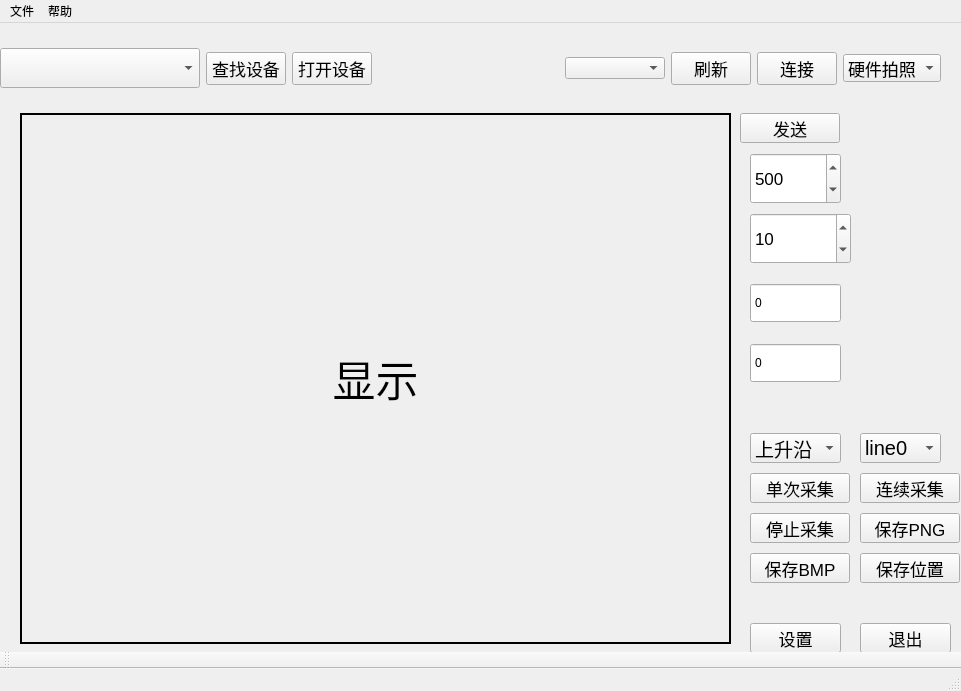
<?xml version="1.0" encoding="UTF-8"?>
<ui version="4.0">
 <class>control_window</class>
 <widget class="QMainWindow" name="control_window">
  <property name="geometry">
   <rect>
    <x>0</x>
    <y>0</y>
    <width>961</width>
    <height>691</height>
   </rect>
  </property>
  <property name="minimumSize">
   <size>
    <width>961</width>
    <height>691</height>
   </size>
  </property>
  <property name="windowTitle">
   <string>MainWindow</string>
  </property>
  <widget class="QWidget" name="centralwidget">
   <widget class="QPushButton" name="Advanced_Button">
    <property name="geometry">
     <rect>
      <x>750</x>
      <y>600</y>
      <width>91</width>
      <height>30</height>
     </rect>
    </property>
    <property name="font">
     <font>
      <pointsize>13</pointsize>
     </font>
    </property>
    <property name="text">
     <string>设置</string>
    </property>
   </widget>
   <widget class="QWidget" name="gridLayoutWidget">
    <property name="geometry">
     <rect>
      <x>20</x>
      <y>90</y>
      <width>711</width>
      <height>531</height>
     </rect>
    </property>
    <layout class="QGridLayout" name="gridLayout">
     <item row="0" column="0">
      <widget class="QLabel" name="label_show_">
       <property name="font">
        <font>
         <pointsize>32</pointsize>
        </font>
       </property>
       <property name="frameShape">
        <enum>QFrame::Shape::Box</enum>
       </property>
       <property name="lineWidth">
        <number>2</number>
       </property>
       <property name="text">
        <string>显示</string>
       </property>
       <property name="textFormat">
        <enum>Qt::TextFormat::PlainText</enum>
       </property>
       <property name="alignment">
        <set>Qt::AlignmentFlag::AlignCenter</set>
       </property>
      </widget>
     </item>
    </layout>
   </widget>
   <widget class="QPushButton" name="single_acquisition">
    <property name="geometry">
     <rect>
      <x>750</x>
      <y>450</y>
      <width>100</width>
      <height>30</height>
     </rect>
    </property>
    <property name="font">
     <font>
      <pointsize>13</pointsize>
     </font>
    </property>
    <property name="text">
     <string>单次采集</string>
    </property>
   </widget>
   <widget class="QPushButton" name="continuous_acquisition">
    <property name="geometry">
     <rect>
      <x>860</x>
      <y>450</y>
      <width>100</width>
      <height>30</height>
     </rect>
    </property>
    <property name="font">
     <font>
      <pointsize>13</pointsize>
     </font>
    </property>
    <property name="text">
     <string>连续采集</string>
    </property>
   </widget>
   <widget class="QPushButton" name="stops_acquisition">
    <property name="geometry">
     <rect>
      <x>750</x>
      <y>490</y>
      <width>100</width>
      <height>30</height>
     </rect>
    </property>
    <property name="font">
     <font>
      <pointsize>13</pointsize>
     </font>
    </property>
    <property name="text">
     <string>停止采集</string>
    </property>
   </widget>
   <widget class="QPushButton" name="save_BMP">
    <property name="geometry">
     <rect>
      <x>750</x>
      <y>530</y>
      <width>100</width>
      <height>30</height>
     </rect>
    </property>
    <property name="font">
     <font>
      <pointsize>13</pointsize>
     </font>
    </property>
    <property name="text">
     <string>保存BMP</string>
    </property>
   </widget>
   <widget class="QPushButton" name="save_PNG">
    <property name="geometry">
     <rect>
      <x>860</x>
      <y>490</y>
      <width>100</width>
      <height>30</height>
     </rect>
    </property>
    <property name="font">
     <font>
      <pointsize>13</pointsize>
     </font>
    </property>
    <property name="text">
     <string>保存PNG</string>
    </property>
   </widget>
   <widget class="QSpinBox" name="weightphoto">
    <property name="geometry">
     <rect>
      <x>750</x>
      <y>260</y>
      <width>91</width>
      <height>40</height>
     </rect>
    </property>
    <property name="buttonSymbols">
     <enum>QAbstractSpinBox::ButtonSymbols::NoButtons</enum>
    </property>
    <property name="maximum">
     <number>5000</number>
    </property>
   </widget>
   <widget class="QSpinBox" name="highphoto">
    <property name="geometry">
     <rect>
      <x>750</x>
      <y>320</y>
      <width>91</width>
      <height>40</height>
     </rect>
    </property>
    <property name="buttonSymbols">
     <enum>QAbstractSpinBox::ButtonSymbols::NoButtons</enum>
    </property>
    <property name="maximum">
     <number>5000</number>
    </property>
   </widget>
   <widget class="QPushButton" name="Exit_Button">
    <property name="geometry">
     <rect>
      <x>860</x>
      <y>600</y>
      <width>91</width>
      <height>30</height>
     </rect>
    </property>
    <property name="font">
     <font>
      <pointsize>13</pointsize>
     </font>
    </property>
    <property name="text">
     <string>退出</string>
    </property>
   </widget>
   <widget class="QComboBox" name="TriggerSource">
    <property name="geometry">
     <rect>
      <x>860</x>
      <y>410</y>
      <width>81</width>
      <height>30</height>
     </rect>
    </property>
    <property name="font">
     <font>
      <pointsize>15</pointsize>
     </font>
    </property>
    <item>
     <property name="text">
      <string>line0</string>
     </property>
    </item>
    <item>
     <property name="text">
      <string>line2</string>
     </property>
    </item>
    <item>
     <property name="text">
      <string>计数器触发</string>
     </property>
    </item>
    <item>
     <property name="text">
      <string>软件触发</string>
     </property>
    </item>
    <item>
     <property name="text">
      <string>频率转换器触发</string>
     </property>
    </item>
   </widget>
   <widget class="QComboBox" name="TriggerMode">
    <property name="geometry">
     <rect>
      <x>750</x>
      <y>410</y>
      <width>91</width>
      <height>30</height>
     </rect>
    </property>
    <property name="font">
     <font>
      <pointsize>14</pointsize>
     </font>
    </property>
    <item>
     <property name="text">
      <string>上升沿</string>
     </property>
    </item>
    <item>
     <property name="text">
      <string>下降沿</string>
     </property>
    </item>
    <item>
     <property name="text">
      <string>高电平</string>
     </property>
    </item>
    <item>
     <property name="text">
      <string>低电平</string>
     </property>
    </item>
   </widget>
   <widget class="QPushButton" name="save_location">
    <property name="geometry">
     <rect>
      <x>860</x>
      <y>530</y>
      <width>100</width>
      <height>30</height>
     </rect>
    </property>
    <property name="font">
     <font>
      <pointsize>13</pointsize>
     </font>
    </property>
    <property name="text">
     <string>保存位置</string>
    </property>
   </widget>
   <widget class="QPushButton" name="send_button">
    <property name="geometry">
     <rect>
      <x>740</x>
      <y>90</y>
      <width>100</width>
      <height>30</height>
     </rect>
    </property>
    <property name="font">
     <font>
      <pointsize>13</pointsize>
     </font>
    </property>
    <property name="text">
     <string>发送</string>
    </property>
   </widget>
   <widget class="QSpinBox" name="open_freq">
    <property name="geometry">
     <rect>
      <x>750</x>
      <y>130</y>
      <width>91</width>
      <height>51</height>
     </rect>
    </property>
    <property name="font">
     <font>
      <pointsize>13</pointsize>
     </font>
    </property>
    <property name="maximum">
     <number>1000</number>
    </property>
    <property name="value">
     <number>500</number>
    </property>
   </widget>
   <widget class="QSpinBox" name="open_times">
    <property name="geometry">
     <rect>
      <x>750</x>
      <y>190</y>
      <width>101</width>
      <height>51</height>
     </rect>
    </property>
    <property name="font">
     <font>
      <pointsize>13</pointsize>
     </font>
    </property>
    <property name="maximum">
     <number>1000</number>
    </property>
    <property name="value">
     <number>10</number>
    </property>
   </widget>
   <widget class="QWidget" name="horizontalLayoutWidget">
    <property name="geometry">
     <rect>
      <x>0</x>
      <y>10</y>
      <width>941</width>
      <height>71</height>
     </rect>
    </property>
    <layout class="QHBoxLayout" name="horizontalLayout">
     <property name="sizeConstraint">
      <enum>QLayout::SizeConstraint::SetMinimumSize</enum>
     </property>
     <item>
      <widget class="QComboBox" name="choose_devices">
       <property name="minimumSize">
        <size>
         <width>200</width>
         <height>40</height>
        </size>
       </property>
       <property name="maximumSize">
        <size>
         <width>20</width>
         <height>16777215</height>
        </size>
       </property>
      </widget>
     </item>
     <item>
      <widget class="QPushButton" name="find_device">
       <property name="font">
        <font>
         <pointsize>13</pointsize>
        </font>
       </property>
       <property name="text">
        <string>查找设备</string>
       </property>
      </widget>
     </item>
     <item>
      <widget class="QPushButton" name="open_device">
       <property name="font">
        <font>
         <pointsize>13</pointsize>
        </font>
       </property>
       <property name="text">
        <string>打开设备</string>
       </property>
      </widget>
     </item>
     <item>
      <spacer name="horizontalSpacer">
       <property name="orientation">
        <enum>Qt::Orientation::Horizontal</enum>
       </property>
       <property name="sizeHint" stdset="0">
        <size>
         <width>40</width>
         <height>20</height>
        </size>
       </property>
      </spacer>
     </item>
     <item>
      <widget class="QComboBox" name="open_serailCb">
       <property name="minimumSize">
        <size>
         <width>100</width>
         <height>0</height>
        </size>
       </property>
       <property name="maximumSize">
        <size>
         <width>100</width>
         <height>16777215</height>
        </size>
       </property>
      </widget>
     </item>
     <item>
      <widget class="QPushButton" name="open_btnSerialCheck">
       <property name="font">
        <font>
         <pointsize>13</pointsize>
        </font>
       </property>
       <property name="text">
        <string>刷新</string>
       </property>
      </widget>
     </item>
     <item>
      <widget class="QPushButton" name="open_openBt">
       <property name="font">
        <font>
         <pointsize>13</pointsize>
        </font>
       </property>
       <property name="text">
        <string>连接</string>
       </property>
      </widget>
     </item>
     <item>
      <widget class="QComboBox" name="comboBox">
       <property name="font">
        <font>
         <pointsize>13</pointsize>
        </font>
       </property>
       <item>
        <property name="text">
         <string>硬件拍照</string>
        </property>
       </item>
       <item>
        <property name="text">
         <string>软件拍照</string>
        </property>
       </item>
      </widget>
     </item>
    </layout>
   </widget>
  </widget>
  <widget class="QMenuBar" name="menubar">
   <property name="geometry">
    <rect>
     <x>0</x>
     <y>0</y>
     <width>961</width>
     <height>22</height>
    </rect>
   </property>
   <widget class="QMenu" name="menu">
    <property name="title">
     <string>文件</string>
    </property>
    <addaction name="actionnew"/>
    <addaction name="separator"/>
    <addaction name="actionexit"/>
   </widget>
   <widget class="QMenu" name="menu_2">
    <property name="title">
     <string>帮助</string>
    </property>
    <addaction name="actionSerialHelper"/>
    <addaction name="separator"/>
    <addaction name="actionabout"/>
   </widget>
   <addaction name="menu"/>
   <addaction name="menu_2"/>
  </widget>
  <widget class="QStatusBar" name="statusbar"/>
  <widget class="QToolBar" name="toolBar">
   <property name="windowTitle">
    <string>toolBar</string>
   </property>
   <attribute name="toolBarArea">
    <enum>BottomToolBarArea</enum>
   </attribute>
   <attribute name="toolBarBreak">
    <bool>false</bool>
   </attribute>
  </widget>
  <action name="actionSerialHelper">
   <property name="text">
    <string>串口助手</string>
   </property>
  </action>
  <action name="actionabout">
   <property name="text">
    <string>关于</string>
   </property>
  </action>
  <action name="actionnew">
   <property name="text">
    <string>新建</string>
   </property>
  </action>
  <action name="actionexit">
   <property name="text">
    <string>退出</string>
   </property>
  </action>
 </widget>
 <resources/>
 <connections/>
</ui>
